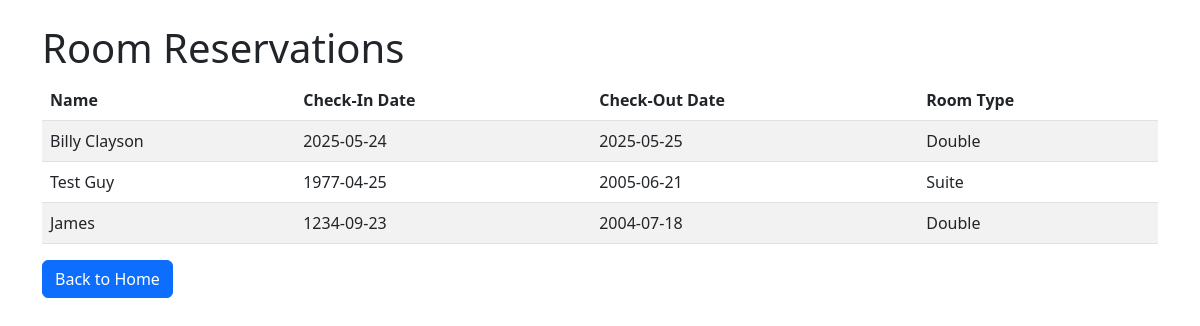
Screenshot of /rooms with the database file from the repository.
### tables this page shows
CREATE TABLE reservations (
                            id INTEGER PRIMARY KEY AUTOINCREMENT,
                            name TEXT NOT NULL,
                            check_in_date TEXT NOT NULL,
                            check_out_date TEXT NOT NULL,
                            room_type TEXT NOT NULL);

### app.py (the view)
@app.route('/rooms')
def rooms():
    with sqlite3.connect('panther_hotel.db') as conn:
        cursor = conn.cursor()
        cursor.execute("SELECT * FROM reservations")
        reservations = cursor.fetchall()
    return render_template('rooms.html', reservations=reservations)

### templates/rooms.html (shortened to what this page needs)
<!DOCTYPE html>
<html lang="en">
<head>
    <link href="https://cdn.jsdelivr.net/npm/bootstrap@5.3.0-alpha1/dist/css/bootstrap.min.css" rel="stylesheet">
</head>
<body>
    <div class="container my-4">
        <h1>Room Reservations</h1>
        <table class="table table-striped">
            <thead>
                <tr>
                    <th>Name</th>
                    <th>Check-In Date</th>
                    <th>Check-Out Date</th>
                    <th>Room Type</th>
                </tr>
            </thead>
            <tbody>
                {% for reservation in reservations %}
                <tr>
                    <td>{{ reservation[1] }}</td>
                    <td>{{ reservation[2] }}</td>
                    <td>{{ reservation[3] }}</td>
                    <td>{{ reservation[4] }}</td>
                </tr>
                {% endfor %}
            </tbody>
        </table>
        <a href="{{ url_for('home') }}" class="btn btn-primary">Back to Home</a>
    </div>
</body>
</html>

### rows the page displays
reservations: name "Billy Clayson", check_in_date "2025-05-24", check_out_date "2025-05-25", room_type "Double"
reservations: name "Test Guy", check_in_date "1977-04-25", check_out_date "2005-06-21", room_type "Suite"
reservations: name "James", check_in_date "1234-09-23", check_out_date "2004-07-18", room_type "Double"
